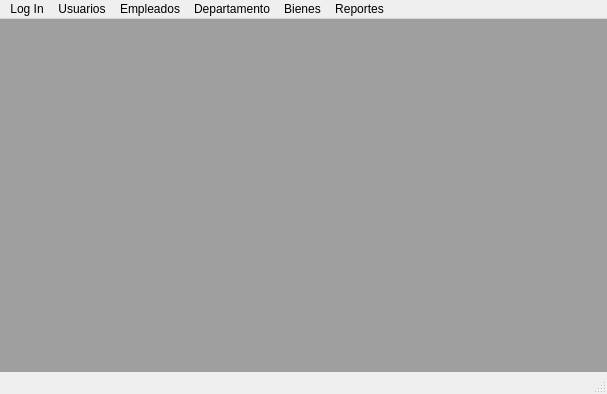
<?xml version="1.0" encoding="UTF-8"?>
<ui version="4.0">
 <class>mdiWindow</class>
 <widget class="QMainWindow" name="mdiWindow">
  <property name="geometry">
   <rect>
    <x>0</x>
    <y>0</y>
    <width>607</width>
    <height>394</height>
   </rect>
  </property>
  <property name="windowTitle">
   <string>MainWindow</string>
  </property>
  <widget class="QWidget" name="centralwidget">
   <widget class="QMdiArea" name="mdiArea">
    <property name="geometry">
     <rect>
      <x>0</x>
      <y>0</y>
      <width>611</width>
      <height>361</height>
     </rect>
    </property>
   </widget>
  </widget>
  <widget class="QMenuBar" name="mnubar">
   <property name="geometry">
    <rect>
     <x>0</x>
     <y>0</y>
     <width>607</width>
     <height>21</height>
    </rect>
   </property>
   <widget class="QMenu" name="mnuUsuarios">
    <property name="title">
     <string>Usuarios</string>
    </property>
   </widget>
   <widget class="QMenu" name="mnuEmpleados">
    <property name="title">
     <string>Empleados</string>
    </property>
   </widget>
   <widget class="QMenu" name="mnuDepartamentos">
    <property name="title">
     <string>Departamento</string>
    </property>
   </widget>
   <widget class="QMenu" name="mnuBienes">
    <property name="title">
     <string>Bienes</string>
    </property>
    <addaction name="mniAsignar"/>
    <addaction name="mniDesligar"/>
    <addaction name="mniBienes"/>
   </widget>
   <widget class="QMenu" name="mnuReportes">
    <property name="title">
     <string>Reportes</string>
    </property>
   </widget>
   <widget class="QMenu" name="mnuLogin">
    <property name="title">
     <string>Log In</string>
    </property>
   </widget>
   <addaction name="mnuLogin"/>
   <addaction name="mnuUsuarios"/>
   <addaction name="mnuEmpleados"/>
   <addaction name="mnuDepartamentos"/>
   <addaction name="mnuBienes"/>
   <addaction name="mnuReportes"/>
  </widget>
  <widget class="QStatusBar" name="statusbar"/>
  <action name="mniAsignar">
   <property name="text">
    <string>Asiganción de bienes</string>
   </property>
  </action>
  <action name="mniDesligar">
   <property name="text">
    <string>Desligar Bienes</string>
   </property>
  </action>
  <action name="mniBienes">
   <property name="text">
    <string>Bienes</string>
   </property>
  </action>
 </widget>
 <resources/>
 <connections/>
</ui>
